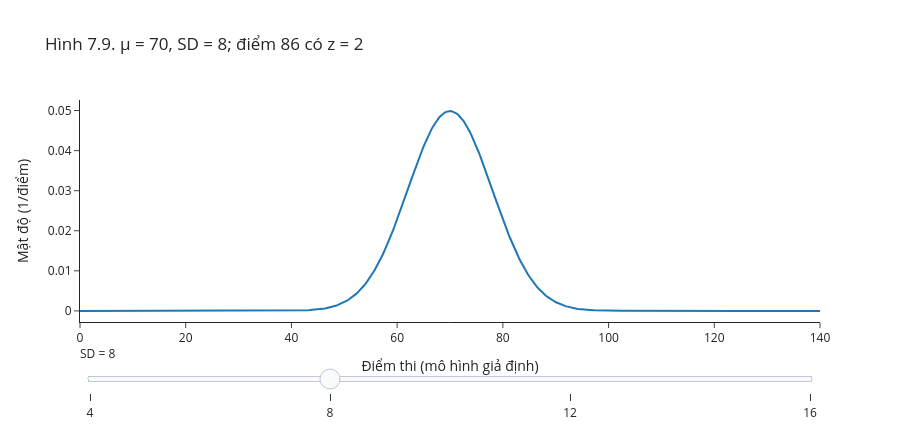

The notebook cell this image was saved under:
### Markdown cell above
### Phân phối chuẩn, chuẩn hóa và Ví dụ 10

Với $\mu\in\mathbb R$ và $\sigma>0$, $X\sim\mathcal N(\mu,\sigma^2)$ có mật độ
$$f_X(x)=\frac1{\sigma\sqrt{2\pi}}\exp\left[-\frac{(x-\mu)^2}{2\sigma^2}\right],\quad x\in\mathbb R.$$

Đọc công thức:

- số mũ $-\frac{(x-\mu)^2}{2\sigma^2}$ bằng 0 tại $x=\mu$ và âm dần khi $x$ ra xa $\mu$: mật độ cao nhất ở $\mu$, giảm dần về hai phía;
- công thức chỉ phụ thuộc $(x-\mu)^2$, nên đường cong đối xứng quanh $\mu$;
- thừa số $\frac1{\sigma\sqrt{2\pi}}$ chỉ để tổng diện tích bằng 1.

$E(X)=\mu$ là tâm đối xứng; $\operatorname{Var}(X)=\sigma^2$ quyết định độ phân tán. Phân phối chuẩn tắc $\mathcal N(0,1)$ có hàm phân phối ký hiệu $\Phi$, đọc là *phi*.

**Chuẩn hóa.** Nếu $X\sim\mathcal N(\mu,\sigma^2)$ thì
$$Z=\frac{X-\mu}\sigma\sim\mathcal N(0,1),\qquad P(X\le x)=\Phi\Big(\frac{x-\mu}\sigma\Big).$$
Trừ trung bình xóa vị trí; chia SD đo khoảng cách bằng số độ lệch chuẩn. $Z$ không có đơn vị. Đối xứng cho $\Phi(-z)=1-\Phi(z)$. Chuẩn hóa một biến bất kỳ không làm nó trở thành chuẩn.

<details><summary><b>Vì sao?</b> Chứng minh chuẩn hóa bằng đổi biến</summary>

Tính hàm phân phối của $Z$:
$$P(Z\le z)=P(X\le\mu+\sigma z)=\int_{-\infty}^{\mu+\sigma z}\frac1{\sigma\sqrt{2\pi}}e^{-(x-\mu)^2/(2\sigma^2)}\,dx.$$
Đổi biến $t=(x-\mu)/\sigma$, tức $dx=\sigma\,dt$; cận trên $x=\mu+\sigma z$ thành $t=z$:
$$P(Z\le z)=\int_{-\infty}^{z}\frac1{\sqrt{2\pi}}e^{-t^2/2}\,dt=\Phi(z).$$
Vậy $Z$ có đúng hàm phân phối chuẩn tắc. Viết ngược lại, $X=\mu+\sigma Z$, nên $E(X)=\mu$ và $\operatorname{Var}(X)=\sigma^2$, nếu biết $E(Z)=0$ và $\operatorname{Var}(Z)=1$. $\blacksquare$

*Đọc thêm.* $E(Z)=0$ vì $z\varphi(z)$ là hàm lẻ; $\operatorname{Var}(Z)=1$ bằng tích phân từng phần. Tổng diện tích bằng 1 dựa trên tích phân Gauss $\int_{-\infty}^\infty e^{-z^2/2}\,dz=\sqrt{2\pi}$, chứng minh ở Giải tích 2. Cùng cách đổi biến cho thấy $aX+b$ ($a\ne0$) cũng chuẩn, với tham số $\mathcal N(a\mu+b,\ a^2\sigma^2)$.

</details>

**Ví dụ 10.** Giả sử điểm thi có phân phối chuẩn, trung bình 70 và SD 8. Điểm 86 có $z=\frac{86-70}8=2$: cao hơn trung bình 2 SD. Đó không phải xác suất 2, cũng không phải "gấp đôi trung bình".

Ở hình tương tác dưới, thử đổi SD trong khi giữ trung bình 70. Đường cong rộng hơn thì thấp hơn, để tổng diện tích vẫn là 1. Đường đứng ở 86 cho thấy cùng một điểm có $z$ khác nhau khi SD đổi.

<!-- branch-plot-instructions:start -->

**Đọc code vẽ bằng Plotly.** `go.Figure` chứa các trace; mỗi `go.Scatter`, `go.Bar` hoặc trace khác nhận các mảng dữ liệu đã tính. `update_layout` đặt tiêu đề, nhãn và bộ điều khiển. Thanh trượt chọn trạng thái được dựng sẵn trong `steps`; đối chiếu `visible` hoặc dữ liệu của trace để biết hình thay đổi thế nào. Thử đổi thuộc tính hiển thị trong trace hoặc layout, rồi chạy lại ô; giữ dữ liệu để so sánh.

<!-- branch-plot-instructions:end -->

### Code cell
mu_diem = 70
diem_quan_sat = 86
ds_sd = [4,8,12,16]
luoi_diem = np.linspace(0,140,500)
fig_chuan = go.Figure()
for i,sd in enumerate(ds_sd):
    fig_chuan.add_trace(go.Scatter(x=luoi_diem,y=stats.norm.pdf(luoi_diem,loc=mu_diem,scale=sd),
        mode="lines",visible=(i==1),name=f"SD = {sd}",
        hovertemplate="Điểm %{x:.1f}<br>Mật độ %{y:.4f}<extra></extra>"))
fig_chuan.add_vline(x=diem_quan_sat,line_dash="dash",line_color="#C4512A")
steps=[]
for i,sd in enumerate(ds_sd):
    steps.append(dict(method="update",label=str(sd),args=[{"visible":[j==i for j in range(len(ds_sd))]},
        {"title":{"text":f"Hình 7.9. μ = 70, SD = {sd}; điểm 86 có z = {(86-70)/sd:.2f}"}}]))
fig_chuan.update_layout(title="Hình 7.9. μ = 70, SD = 8; điểm 86 có z = 2",
    xaxis_title="Điểm thi (mô hình giả định)",yaxis_title="Mật độ (1/điểm)",
    sliders=[dict(active=1,currentvalue={"prefix":"SD = "},steps=steps)],height=430)
fig_chuan.show()
print("Ví dụ 10: z =",(86-70)/8)

### Figure 1 — Plotly figure (JSON) as saved in the notebook; plotly's stock layout.template omitted (floating-point values rounded to 4 significant figures; data arrays with more than 128 entries replaced by an {"elided": "..."} marker saying what was removed)
{"data": [{"hovertemplate": "Điểm %{x:.1f}<br>Mật độ %{y:.4f}<extra></extra>", "mode": "lines", "name": "SD = 4", "type": "scatter", "visible": false, "x": {"elided": "500 float values"}, "y": {"elided": "500 float values"}}, {"hovertemplate": "Điểm %{x:.1f}<br>Mật độ %{y:.4f}<extra></extra>", "mode": "lines", "name": "SD = 8", "type": "scatter", "visible": true, "x": {"elided": "500 float values"}, "y": {"elided": "500 float values"}}, {"hovertemplate": "Điểm %{x:.1f}<br>Mật độ %{y:.4f}<extra></extra>", "mode": "lines", "name": "SD = 12", "type": "scatter", "visible": false, "x": {"elided": "500 float values"}, "y": {"elided": "500 float values"}}, {"hovertemplate": "Điểm %{x:.1f}<br>Mật độ %{y:.4f}<extra></extra>", "mode": "lines", "name": "SD = 16", "type": "scatter", "visible": false, "x": {"elided": "500 float values"}, "y": {"elided": "500 float values"}}], "layout": {"height": 430, "shapes": [{"line": {"color": "#C4512A", "dash": "dash"}, "type": "line", "x0": 86, "x1": 86, "xref": "x", "y0": 0, "y1": 1, "yref": "y domain"}], "sliders": [{"active": 1, "currentvalue": {"prefix": "SD = "}, "steps": [{"args": [{"visible": [true, false, false, false]}, {"title": {"text": "Hình 7.9. μ = 70, SD = 4; điểm 86 có z = 4.00"}}], "label": "4", "method": "update"}, {"args": [{"visible": [false, true, false, false]}, {"title": {"text": "Hình 7.9. μ = 70, SD = 8; điểm 86 có z = 2.00"}}], "label": "8", "method": "update"}, {"args": [{"visible": [false, false, true, false]}, {"title": {"text": "Hình 7.9. μ = 70, SD = 12; điểm 86 có z = 1.33"}}], "label": "12", "method": "update"}, {"args": [{"visible": [false, false, false, true]}, {"title": {"text": "Hình 7.9. μ = 70, SD = 16; điểm 86 có z = 1.00"}}], "label": "16", "method": "update"}]}], "title": {"text": "Hình 7.9. μ = 70, SD = 8; điểm 86 có z = 2"}, "xaxis": {"title": {"text": "Điểm thi (mô hình giả định)"}}, "yaxis": {"title": {"text": "Mật độ (1/điểm)"}}}}
